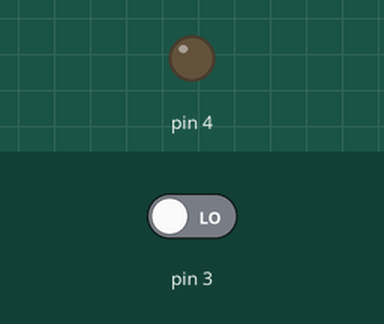
This sketch was run on a simulated Arduino Uno, built with avr-gcc and run on an emulated ATmega328P. On the bench: output pins drawn as LEDs (lit = HIGH). The test bench sets the inputs (shaded band); at power-on: pin 3 LOW.

Above: at 1.2 s.
1.3 s: pin 3 driven HIGH
At 2.3 s:
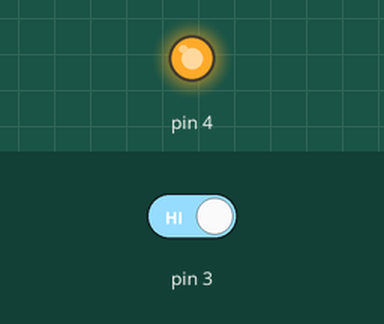
2.8 s: pin 3 driven LOW
At 3.5 s:
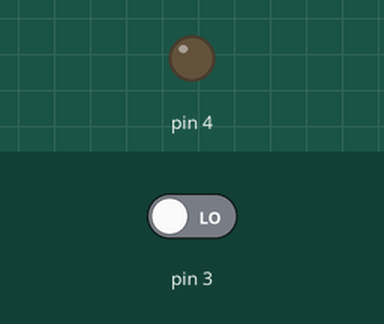
Timing chart, 0 to 5.8 s (numbered marks = the images above; inputs shaded):
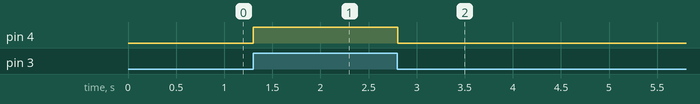

Measured:
- after the input at 1.3 s, pin 4: LOW → HIGH at once
- after the input at 2.8 s, pin 4: HIGH → LOW at once

The sketch:

digital.ino
```cpp
// C++ code
//
void setup()
{
  pinMode(3, INPUT);
  pinMode(4, OUTPUT);
}

void loop()
{
  if (digitalRead(3) == 1) {
    digitalWrite(4, HIGH);
  } else {
    digitalWrite(4, LOW);
  }
  delay(10); // Delay a little bit to improve simulation performance
}
```
